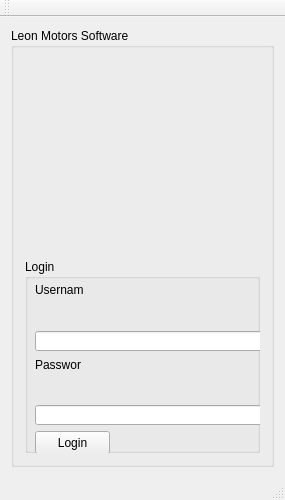
<?xml version="1.0" encoding="UTF-8"?>
<ui version="4.0">
 <class>MainWindow</class>
 <widget class="QMainWindow" name="MainWindow">
  <property name="geometry">
   <rect>
    <x>0</x>
    <y>0</y>
    <width>285</width>
    <height>500</height>
   </rect>
  </property>
  <property name="windowTitle">
   <string>MainWindow</string>
  </property>
  <widget class="QWidget" name="centralWidget">
   <layout class="QVBoxLayout" name="verticalLayout">
    <item>
     <widget class="QGroupBox" name="groupBox">
      <property name="title">
       <string>Leon Motors Software </string>
      </property>
      <layout class="QVBoxLayout" name="verticalLayout_2">
       <item>
        <widget class="QLabel" name="label_3">
         <property name="text">
          <string/>
         </property>
         <property name="pixmap">
          <pixmap resource="resources.qrc">:/new/image/Mitsubishi.png</pixmap>
         </property>
        </widget>
       </item>
       <item>
        <widget class="QGroupBox" name="groupBox_2">
         <property name="title">
          <string>Login</string>
         </property>
         <widget class="QLineEdit" name="lineEdit">
          <property name="geometry">
           <rect>
            <x>10</x>
            <y>72</y>
            <width>231</width>
            <height>20</height>
           </rect>
          </property>
          <property name="styleSheet">
           <string notr="true">fontcolor:&quot;blue&quot;;</string>
          </property>
         </widget>
         <widget class="QLabel" name="label">
          <property name="geometry">
           <rect>
            <x>10</x>
            <y>23</y>
            <width>48</width>
            <height>16</height>
           </rect>
          </property>
          <property name="text">
           <string>Username</string>
          </property>
         </widget>
         <widget class="QLabel" name="label_2">
          <property name="geometry">
           <rect>
            <x>10</x>
            <y>98</y>
            <width>46</width>
            <height>16</height>
           </rect>
          </property>
          <property name="text">
           <string>Password</string>
          </property>
         </widget>
         <widget class="QLineEdit" name="lineEdit_2">
          <property name="geometry">
           <rect>
            <x>10</x>
            <y>146</y>
            <width>231</width>
            <height>20</height>
           </rect>
          </property>
          <property name="echoMode">
           <enum>QLineEdit::Password</enum>
          </property>
         </widget>
         <widget class="QPushButton" name="pushButton">
          <property name="geometry">
           <rect>
            <x>10</x>
            <y>172</y>
            <width>75</width>
            <height>23</height>
           </rect>
          </property>
          <property name="text">
           <string>Login</string>
          </property>
         </widget>
        </widget>
       </item>
      </layout>
     </widget>
    </item>
   </layout>
  </widget>
  <widget class="QMenuBar" name="menuBar">
   <property name="geometry">
    <rect>
     <x>0</x>
     <y>0</y>
     <width>285</width>
     <height>21</height>
    </rect>
   </property>
  </widget>
  <widget class="QToolBar" name="mainToolBar">
   <attribute name="toolBarArea">
    <enum>TopToolBarArea</enum>
   </attribute>
   <attribute name="toolBarBreak">
    <bool>false</bool>
   </attribute>
  </widget>
  <widget class="QStatusBar" name="statusBar"/>
 </widget>
 <layoutdefault spacing="6" margin="11"/>
 <resources>
  <include location="resources.qrc"/>
 </resources>
 <connections/>
</ui>
